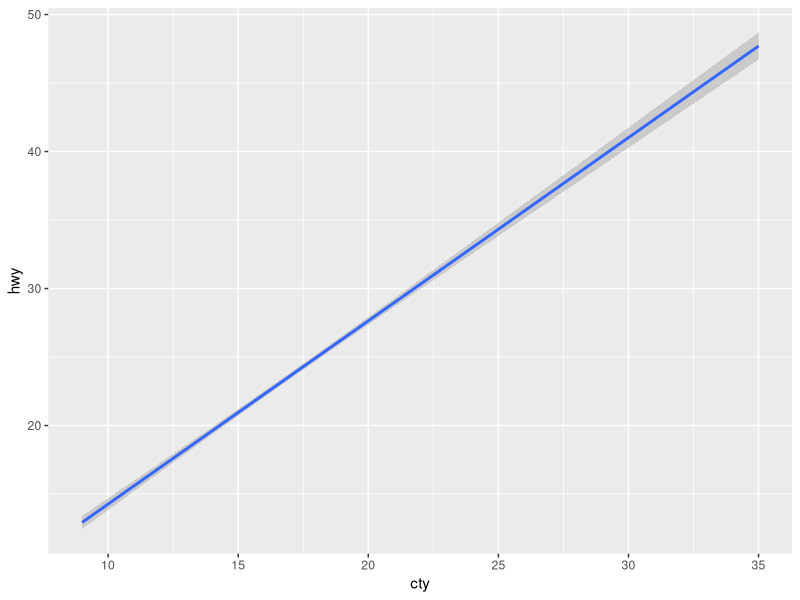
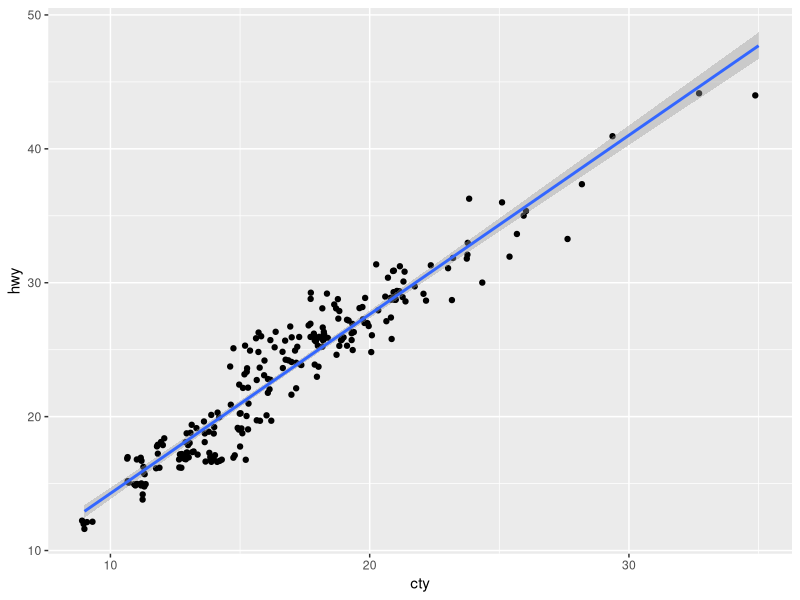

The R script that drew these images, in order:
#산점도 
library(ggplot2)
library(dplyr)

ggplot(mpg, aes(cty, hwy)) + geom_smooth(method = 'lm')
ggplot(mpg, aes(cty, hwy)) + geom_jitter() + geom_smooth(method = 'lm')
